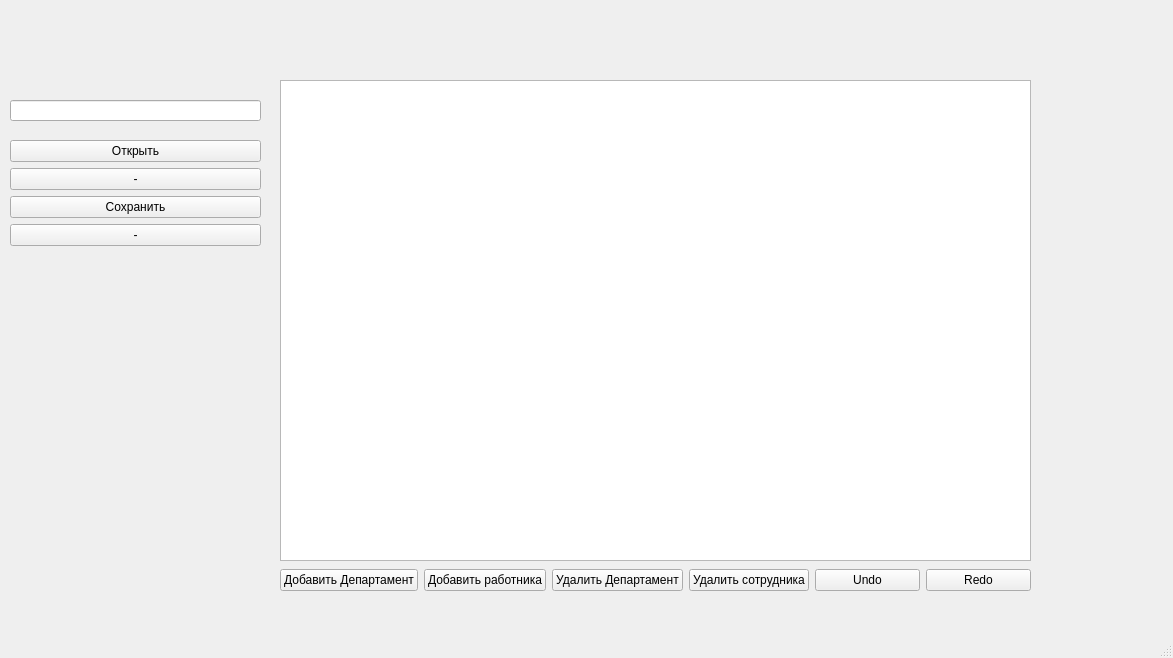
<?xml version="1.0" encoding="UTF-8"?>
<ui version="4.0">
 <class>MainWindow</class>
 <widget class="QMainWindow" name="MainWindow">
  <property name="geometry">
   <rect>
    <x>0</x>
    <y>0</y>
    <width>1173</width>
    <height>658</height>
   </rect>
  </property>
  <property name="windowTitle">
   <string>MainWindow</string>
  </property>
  <widget class="QWidget" name="centralwidget">
   <widget class="QTreeView" name="treeView">
    <property name="geometry">
     <rect>
      <x>280</x>
      <y>80</y>
      <width>751</width>
      <height>481</height>
     </rect>
    </property>
    <property name="cursor" stdset="0">
     <cursorShape>ArrowCursor</cursorShape>
    </property>
   </widget>
   <widget class="QWidget" name="formLayoutWidget">
    <property name="geometry">
     <rect>
      <x>10</x>
      <y>140</y>
      <width>251</width>
      <height>401</height>
     </rect>
    </property>
    <layout class="QFormLayout" name="formLayout">
     <item row="0" column="0" colspan="2">
      <widget class="QPushButton" name="OpenButt">
       <property name="text">
        <string>Открыть</string>
       </property>
      </widget>
     </item>
     <item row="1" column="0" colspan="2">
      <widget class="QPushButton" name="EditButt">
       <property name="text">
        <string>-</string>
       </property>
      </widget>
     </item>
     <item row="2" column="0" colspan="2">
      <widget class="QPushButton" name="savebutt">
       <property name="text">
        <string>Сохранить</string>
       </property>
      </widget>
     </item>
     <item row="3" column="0" colspan="2">
      <widget class="QPushButton" name="closeButt">
       <property name="text">
        <string>-</string>
       </property>
      </widget>
     </item>
    </layout>
   </widget>
   <widget class="QWidget" name="horizontalLayoutWidget">
    <property name="geometry">
     <rect>
      <x>280</x>
      <y>560</y>
      <width>751</width>
      <height>41</height>
     </rect>
    </property>
    <layout class="QHBoxLayout" name="horizontalLayout">
     <item>
      <widget class="QPushButton" name="addDep">
       <property name="text">
        <string>Добавить Департамент</string>
       </property>
      </widget>
     </item>
     <item>
      <widget class="QPushButton" name="addEmp">
       <property name="text">
        <string>Добавить работника</string>
       </property>
      </widget>
     </item>
     <item>
      <widget class="QPushButton" name="delDep">
       <property name="text">
        <string>Удалить Департамент</string>
       </property>
      </widget>
     </item>
     <item>
      <widget class="QPushButton" name="delEmp">
       <property name="text">
        <string>Удалить сотрудника</string>
       </property>
      </widget>
     </item>
     <item>
      <widget class="QPushButton" name="Undo">
       <property name="text">
        <string>Undo</string>
       </property>
      </widget>
     </item>
     <item>
      <widget class="QPushButton" name="Redo">
       <property name="text">
        <string>Redo</string>
       </property>
      </widget>
     </item>
    </layout>
   </widget>
   <widget class="QLineEdit" name="lineEdit">
    <property name="geometry">
     <rect>
      <x>10</x>
      <y>100</y>
      <width>251</width>
      <height>21</height>
     </rect>
    </property>
   </widget>
  </widget>
  <widget class="QMenuBar" name="menubar">
   <property name="geometry">
    <rect>
     <x>0</x>
     <y>0</y>
     <width>1173</width>
     <height>20</height>
    </rect>
   </property>
  </widget>
  <widget class="QStatusBar" name="statusbar"/>
  <action name="action">
   <property name="text">
    <string>Добавить департамент</string>
   </property>
  </action>
  <action name="depAdd">
   <property name="text">
    <string>Добавить департамент</string>
   </property>
  </action>
 </widget>
 <resources/>
 <connections/>
</ui>
